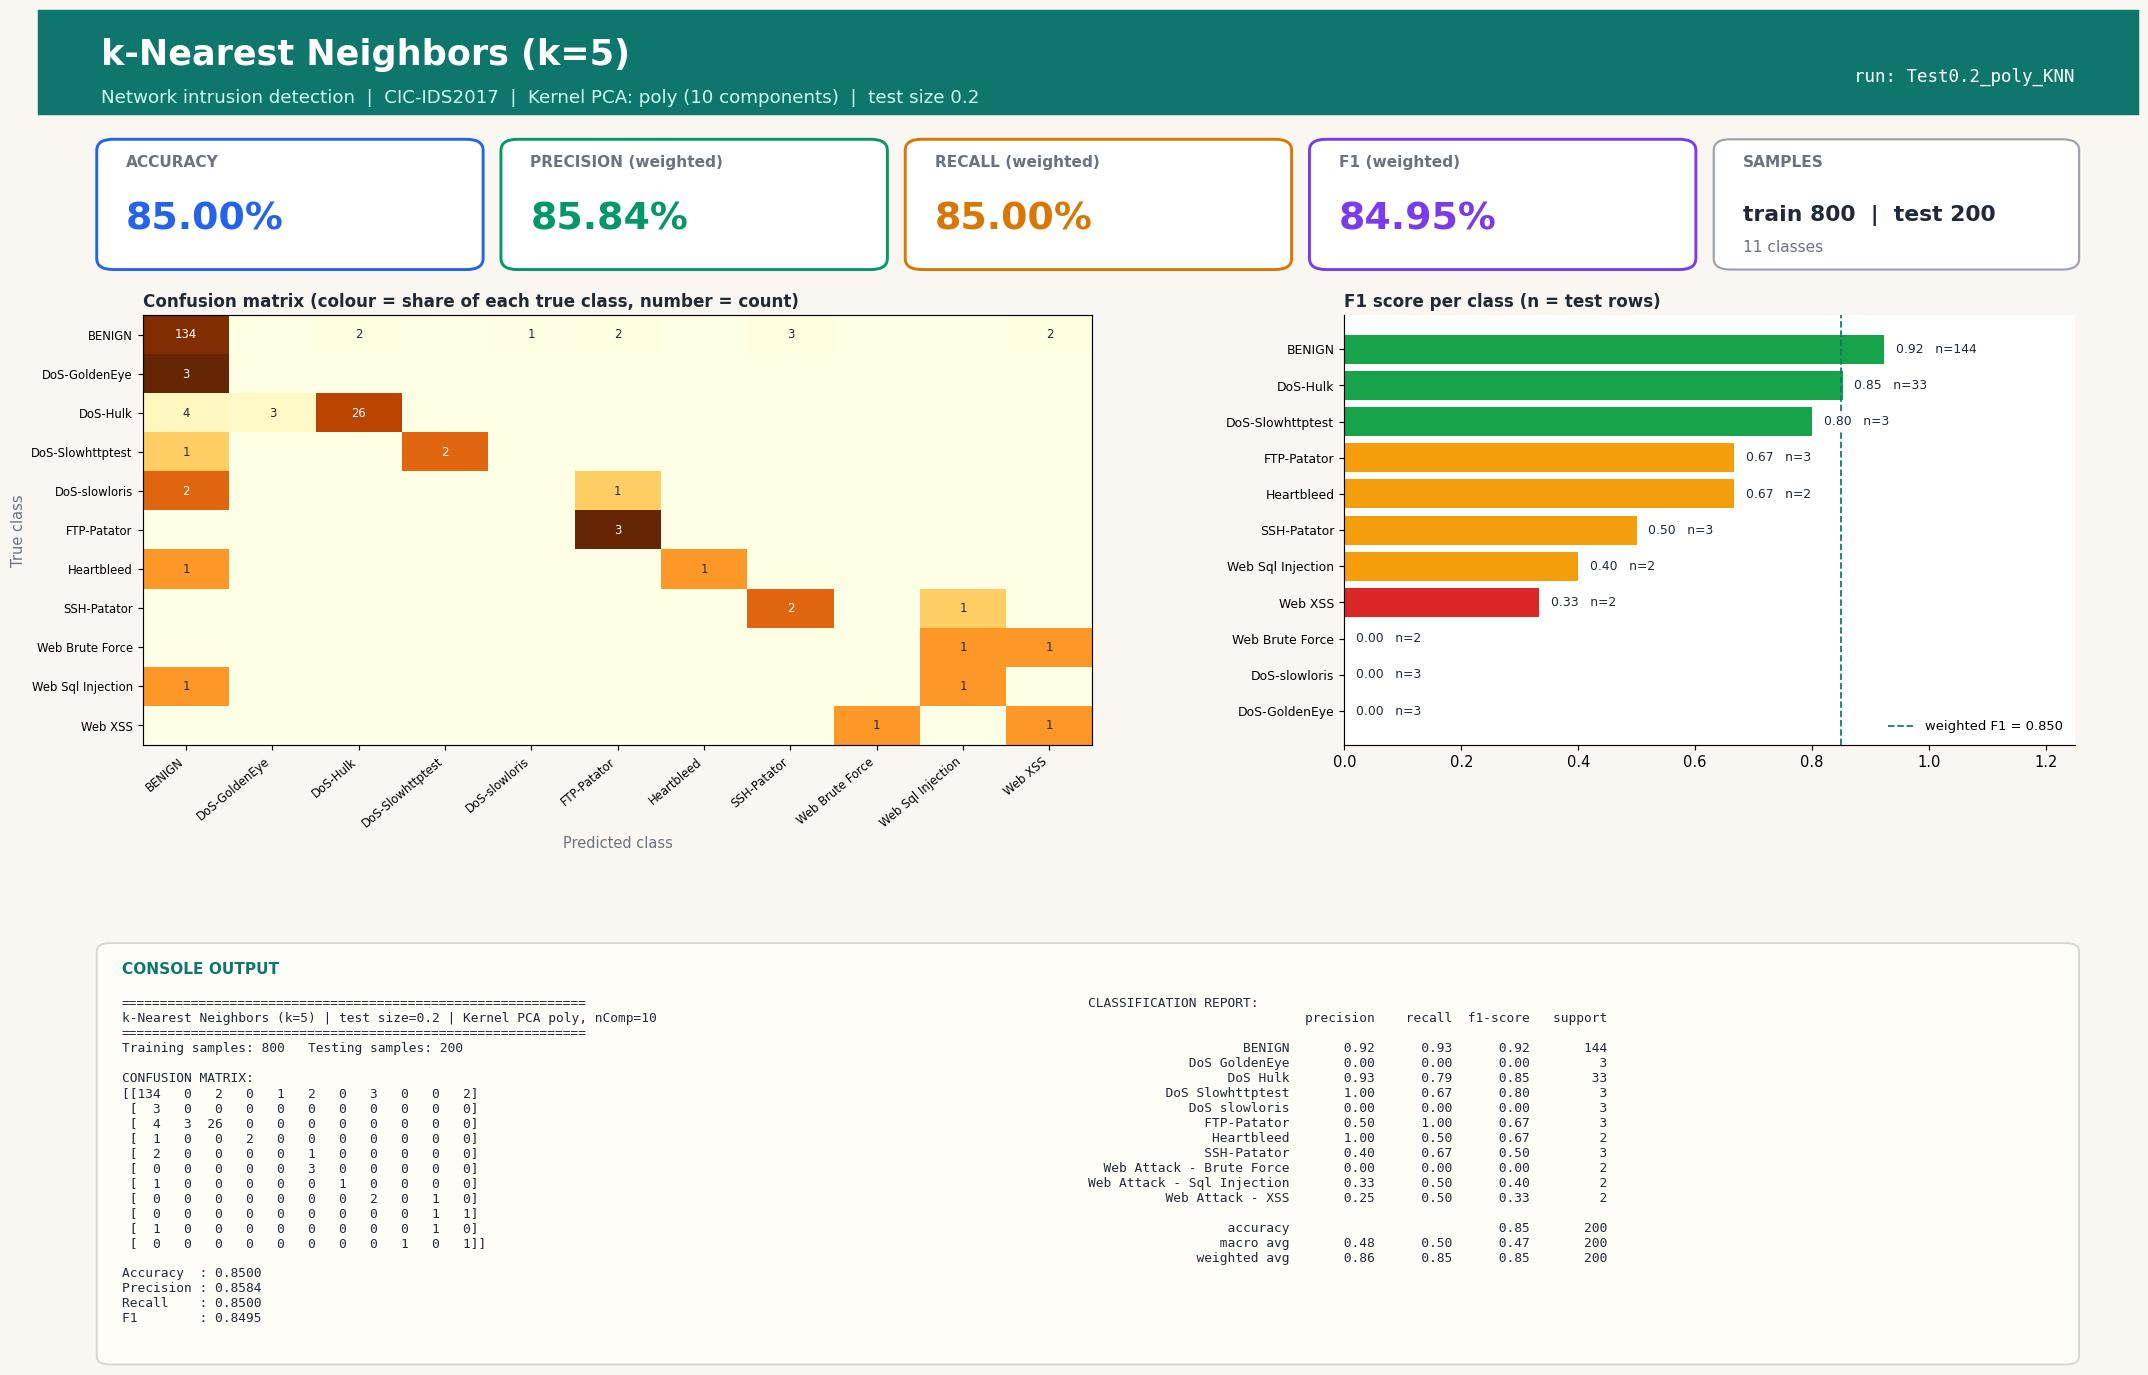

This chart was generated by the following Python code:
#!/usr/bin/env python3
"""k-Nearest Neighbors (k=5) | Test size 0.2 | Kernel PCA kernel=poly, n_components=10
CIC-IDS2017 (Tue+Wed+Thu-morning) 1000-row stratified sample.
Run in any IDE (Spyder / VS Code / PyCharm / Jupyter): open the file and press Run, no arguments needed.
Saves next to this file: 'Test0.2_poly_KNN.jpg' - one image with the console output (confusion matrix, metrics, classification report) plus charts."""
import json, os
import numpy as np
import matplotlib.pyplot as plt
from sklearn.decomposition import KernelPCA
from sklearn.neighbors import KNeighborsClassifier
from sklearn.metrics import (accuracy_score, classification_report, confusion_matrix,
                             f1_score, precision_score, recall_score)
from sklearn.model_selection import train_test_split
from sklearn.preprocessing import StandardScaler

TEST_SIZE, KERNEL, N_COMP, ALG, ALG_NAME = 0.2, "poly", 10, "KNN", "k-Nearest Neighbors (k=5)"
try:
    HERE = os.path.dirname(os.path.abspath(__file__))
except NameError:                      # Jupyter / interactive console
    HERE = os.getcwd()
def _find_root():                      # folder that contains data/sample.npz (works from any working directory)
    for p in (HERE, os.path.join(HERE, ".."), os.path.join(HERE, "..", ".."), os.getcwd()):
        if os.path.exists(os.path.join(p, "data", "sample.npz")):
            return os.path.abspath(p)
    raise FileNotFoundError("data/sample.npz not found - run prepare_data.py or keep the repo folder structure")
ROOT = _find_root()
tag = f"Test{TEST_SIZE}_{KERNEL}_{ALG}"

# 1. LOAD cached, cleaned sample (see prepare_data.py)
d = np.load(os.path.join(ROOT, "data", "sample.npz"), allow_pickle=True)
X, y, class_names = d["X"], d["y"], [str(c).replace("�", "-") for c in d["classes"]]

# 2. SPLIT
X_train, X_test, y_train, y_test = train_test_split(
    X, y, test_size=TEST_SIZE, random_state=42, stratify=y)

# 3. SCALE (fit on train only)
scaler = StandardScaler()
X_train = scaler.fit_transform(X_train); X_test = scaler.transform(X_test)

# 4. DIMENSIONALITY REDUCTION: Kernel PCA (fit on train only; gamma = sklearn default 1/n_features)
kpca = KernelPCA(n_components=N_COMP, kernel=KERNEL, random_state=0)
X_train = kpca.fit_transform(X_train); X_test = kpca.transform(X_test)

# 5. CLASSIFIER
classifier = KNeighborsClassifier(n_neighbors=5)
classifier.fit(X_train, y_train)
y_pred = classifier.predict(X_test)

# 6. METRICS
labels = np.arange(len(class_names))
cm = confusion_matrix(y_test, y_pred, labels=labels)
res = dict(test_size=TEST_SIZE, kernel=KERNEL, n_components=N_COMP, algorithm=ALG, model=ALG_NAME,
           n_train=int(len(y_train)), n_test=int(len(y_test)),
           accuracy=accuracy_score(y_test, y_pred),
           precision=precision_score(y_test, y_pred, average="weighted", zero_division=0),
           recall=recall_score(y_test, y_pred, average="weighted", zero_division=0),
           f1=f1_score(y_test, y_pred, average="weighted", zero_division=0))
report = classification_report(y_test, y_pred, labels=labels, target_names=class_names, zero_division=0)
lines = ["=" * 60, f"{ALG_NAME} | test size={TEST_SIZE} | Kernel PCA {KERNEL}, nComp={N_COMP}", "=" * 60,
         f"Training samples: {len(y_train)}   Testing samples: {len(y_test)}", "", "CONFUSION MATRIX:", np.array2string(cm), ""]
for k in ("accuracy", "precision", "recall", "f1"): lines.append(f"{k.capitalize():10s}: {res[k]:.4f}")
lines += ["", "CLASSIFICATION REPORT:", report]
console_output = "\n".join(lines); print(console_output)

# 7. VISUAL OUTPUT: ONE report-style image (banner, KPI cards, charts, console output) - real results only
from matplotlib.patches import FancyBboxPatch, Rectangle
short = [c.replace("Web Attack - ", "Web ").replace("DoS ", "DoS-") for c in class_names]
rep = classification_report(y_test, y_pred, labels=labels, target_names=class_names, zero_division=0, output_dict=True)
cmn = cm / np.maximum(cm.sum(axis=1, keepdims=True), 1)          # row-normalised = per-class recall
INK, MUTED, BG, ACC = "#1f2937", "#6b7280", "#faf7f2", "#0f766e"
fig = plt.figure(figsize=(20, 13.2), dpi=105, facecolor=BG)
fig.add_artist(Rectangle((0, 0.925), 1, 0.075, transform=fig.transFigure, color=ACC, zorder=0))
fig.text(0.03, 0.968, f"{ALG_NAME}", fontsize=24, fontweight="bold", color="white", va="center")
fig.text(0.03, 0.937, f"Network intrusion detection  |  CIC-IDS2017  |  Kernel PCA: {KERNEL} ({N_COMP} components)  |  test size {TEST_SIZE}",
         fontsize=12.5, color="#ccfbf1", va="center")
fig.text(0.97, 0.952, f"run: {tag}", fontsize=12, color="white", ha="right", va="center", family="monospace")

# KPI cards
cards = [("ACCURACY", res["accuracy"], "#2563eb"), ("PRECISION (weighted)", res["precision"], "#059669"),
         ("RECALL (weighted)", res["recall"], "#d97706"), ("F1 (weighted)", res["f1"], "#7c3aed")]
for i, (lab, v, col) in enumerate(cards):
    x0 = 0.03 + i * 0.1925
    fig.add_artist(FancyBboxPatch((x0, 0.815), 0.18, 0.09, boxstyle="round,pad=0.002,rounding_size=0.008", transform=fig.transFigure,
                                  facecolor="white", edgecolor=col, linewidth=2))
    fig.text(x0 + 0.012, 0.887, lab, fontsize=10.5, color=MUTED, fontweight="bold")
    fig.text(x0 + 0.012, 0.842, f"{v * 100:.2f}%", fontsize=26, color=col, fontweight="bold")
fig.add_artist(FancyBboxPatch((0.80, 0.815), 0.17, 0.09, boxstyle="round,pad=0.002,rounding_size=0.008", transform=fig.transFigure,
                              facecolor="white", edgecolor="#9ca3af", linewidth=1.5))
fig.text(0.812, 0.887, "SAMPLES", fontsize=10.5, color=MUTED, fontweight="bold")
fig.text(0.812, 0.848, f"train {res['n_train']}  |  test {res['n_test']}", fontsize=15, color=INK, fontweight="bold")
fig.text(0.812, 0.826, f"{len(class_names)} classes", fontsize=10.5, color=MUTED)

gs = fig.add_gridspec(1, 2, left=0.05, right=0.97, top=0.78, bottom=0.47, wspace=0.30, width_ratios=[1.3, 1])
ax1 = fig.add_subplot(gs[0, 0]); ax2 = fig.add_subplot(gs[0, 1])
for ax in (ax1, ax2): ax.set_facecolor("white")
im = ax1.imshow(cmn, cmap="YlOrBr", vmin=0, vmax=1, aspect="auto")
ax1.set_xticks(labels); ax1.set_yticks(labels); ax1.set_xticklabels(short, rotation=40, ha="right", fontsize=8); ax1.set_yticklabels(short, fontsize=8)
ax1.set_title("Confusion matrix (colour = share of each true class, number = count)", loc="left", fontsize=11.5, color=INK, fontweight="bold")
ax1.set_xlabel("Predicted class", color=MUTED); ax1.set_ylabel("True class", color=MUTED)
for a_ in labels:
    for b_ in labels:
        if cm[a_, b_]: ax1.text(b_, a_, cm[a_, b_], ha="center", va="center", fontsize=8, color="white" if cmn[a_, b_] > 0.6 else INK)
f1s = [rep[c]["f1-score"] for c in class_names]; sup = [int(rep[c]["support"]) for c in class_names]
order = np.argsort(f1s)
cols = ["#dc2626" if f1s[i] < 0.34 else "#f59e0b" if f1s[i] < 0.67 else "#16a34a" for i in order]
ax2.barh(range(len(order)), [f1s[i] for i in order], color=cols)
ax2.set_yticks(range(len(order))); ax2.set_yticklabels([short[i] for i in order], fontsize=8.5); ax2.set_xlim(0, 1.25)
ax2.set_title("F1 score per class (n = test rows)", loc="left", fontsize=11.5, color=INK, fontweight="bold")
for k, i in enumerate(order): ax2.text(f1s[i] + 0.02, k, f"{f1s[i]:.2f}   n={sup[i]}", va="center", fontsize=8.5, color=INK, zorder=5, bbox=dict(facecolor="white", edgecolor="none", pad=1))
for sp in ("top", "right"): ax2.spines[sp].set_visible(False)
ax2.axvline(res["f1"], color=ACC, ls="--", lw=1.2, label=f"weighted F1 = {res['f1']:.3f}"); ax2.legend(loc="lower right", fontsize=9, frameon=False)

# console output panel (same text that is printed to the console)
fig.add_artist(FancyBboxPatch((0.03, 0.025), 0.94, 0.30, boxstyle="round,pad=0.002,rounding_size=0.006", transform=fig.transFigure,
                              facecolor="#fffdf8", edgecolor="#d6d3d1", linewidth=1.2))
fig.text(0.04, 0.305, "CONSOLE OUTPUT", fontsize=10.5, color=ACC, fontweight="bold")
split_at = lines.index("CLASSIFICATION REPORT:")
fig.text(0.04, 0.288, "\n".join(lines[:split_at]), family="monospace", fontsize=8.8, color=INK, va="top")
fig.text(0.50, 0.288, "\n".join(lines[split_at:]), family="monospace", fontsize=8.8, color=INK, va="top")
plt.savefig(os.path.join(HERE, tag + ".jpg"), format="jpg", bbox_inches="tight", facecolor=BG)
if os.environ.get("ACN_NO_SHOW") != "1": plt.show()   # IDEs display the image; run_all.py disables this
plt.close()

os.makedirs(os.path.join(ROOT, "results", "json"), exist_ok=True)
with open(os.path.join(ROOT, "results", "json", tag + ".json"), "w") as f: json.dump(res, f)
